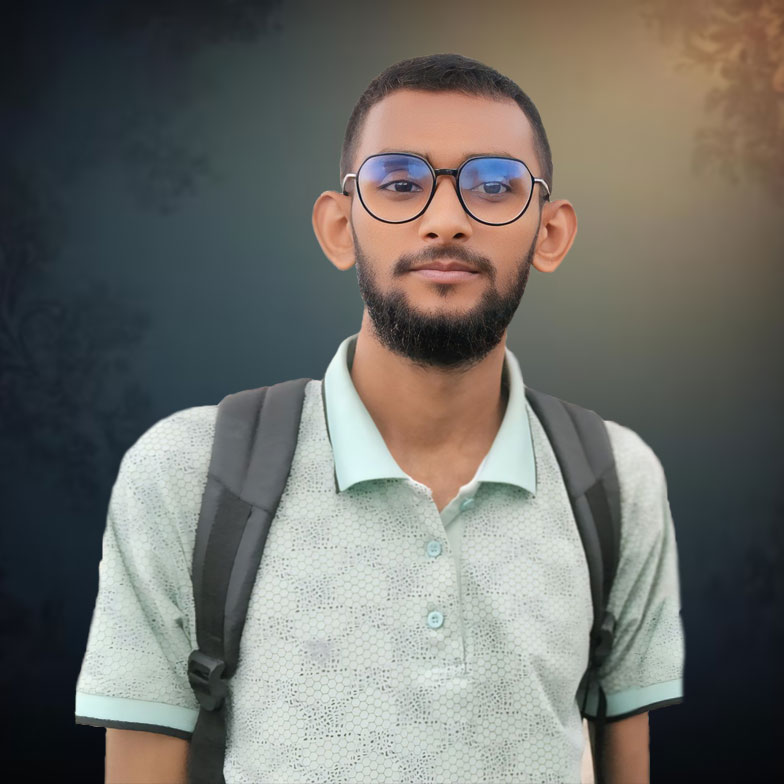
#> input picture 5. Digital Image Processing/Lab/Assignments/Assignment1/image.jpg, 784 x 784 px
$ jupyter execute '2(c).ipynb'
#> lines starting #> are read from the running program, lines starting #| are printed output that depends on the picture
[cell 1]
## 1st step: import necessary libreries
import cv2
import matplotlib.pyplot as plt
import numpy as np

[cell 2]
## 2nd step: assign and resize image
originalImage = cv2.imread("image.jpg", cv2.IMREAD_GRAYSCALE)
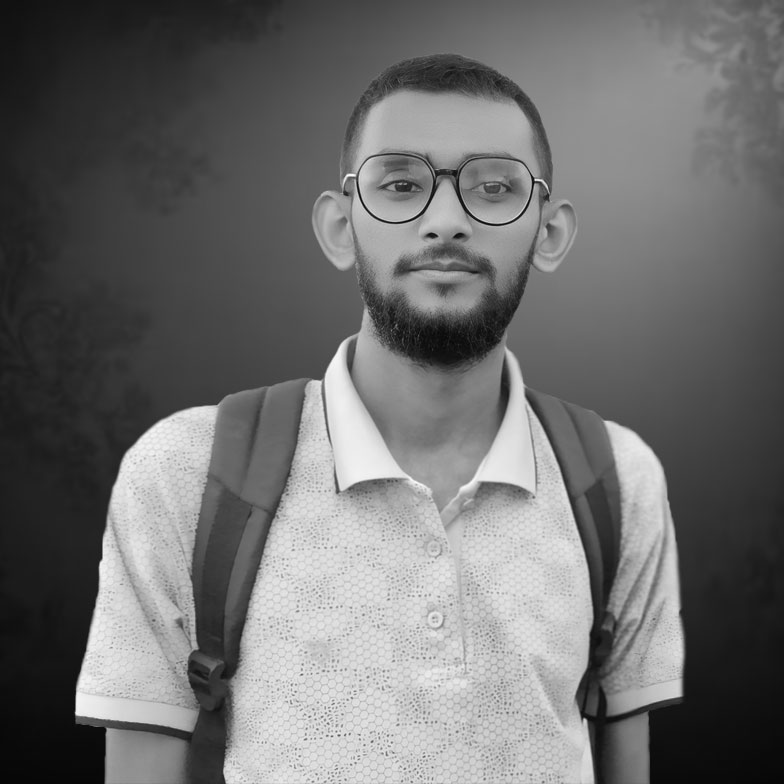
#> originalImage: shape (784, 784); min 5, max 255, mean 110.7
originalImage = cv2.resize(originalImage, (512, 512))
#> originalImage: shape (512, 512)

[cell 3]
## 3rd step: show image in ploats
plt.figure(figsize=(12, 6))

# Original Image Visualization
plt.subplot(1, 3, 1)
plt.title("Original Image")
plt.imshow(originalImage, cmap='gray')

# MSB Image Visualization
plt.subplot(1, 3, 2)
plt.title("MSB Image")
msbImage = originalImage & 0b11100000
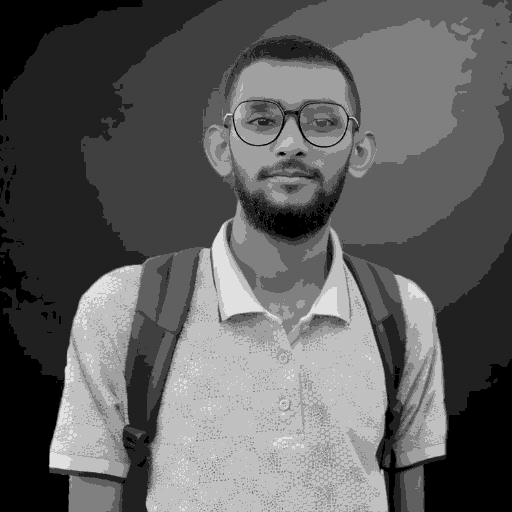
#> msbImage: shape (512, 512); min 0, max 224, mean 95.1
plt.imshow(msbImage, cmap='gray')

# Differecne Image Visualization
plt.subplot(1, 3, 3)
plt.title("Difference Image")
differenceImage = abs(originalImage - msbImage)
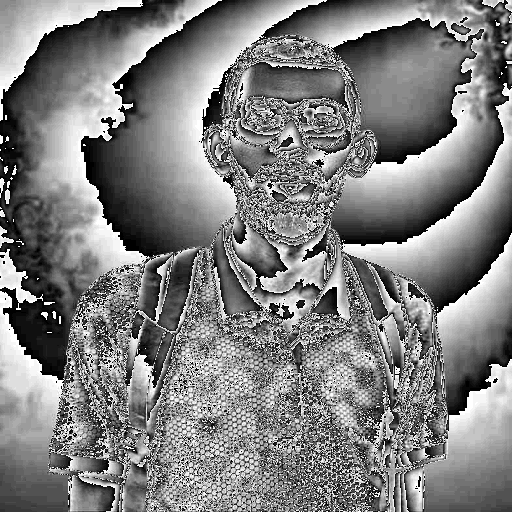
#> differenceImage: shape (512, 512); min 0, max 31, mean 15.5; drawn with min black and max white
plt.imshow(differenceImage, cmap='gray')
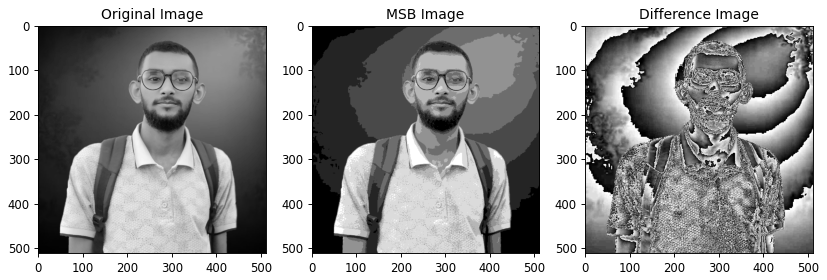
#> figure drawn by matplotlib, 3 panels
